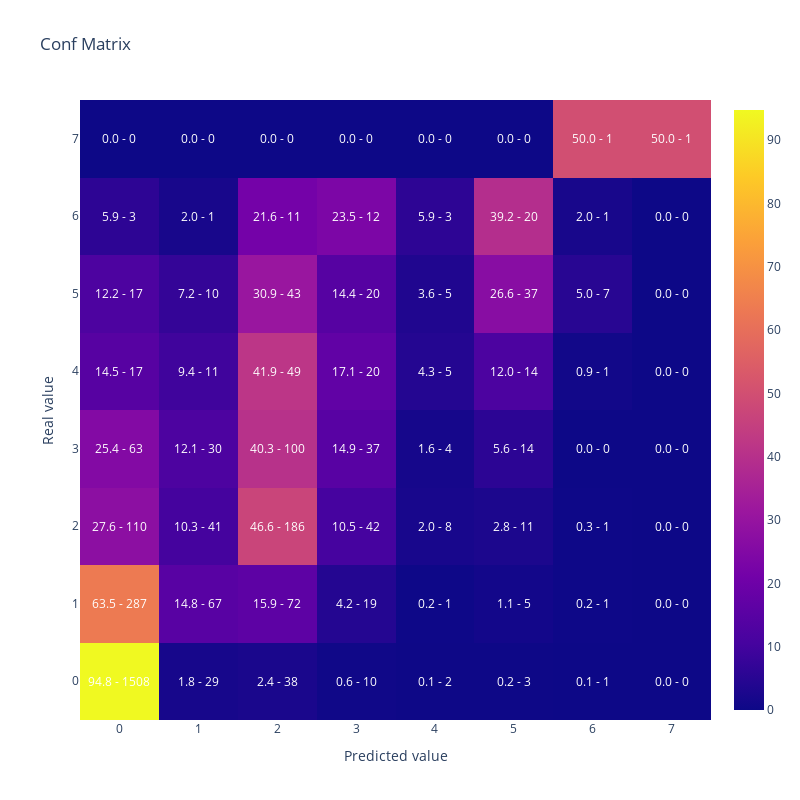

Notebook source saved alongside this figure:
### Code cell
#MAtriz de confusion y Kappa dfe OVA
y_pred = lgb_model.predict(X_test).argmax(axis=1)

display(plot_confusion_matrix(y_test,y_pred))

{'kappa':cohen_kappa_score(y_test,
                y_pred,
                weights = 'quadratic'),
 'accuracy':accuracy_score(y_test,y_pred),
 'balanced_accuracy':balanced_accuracy_score(y_test,y_pred)}

### Figure 1 — Plotly figure (JSON) as saved in the notebook; plotly's stock layout.template omitted (floating-point values rounded to 4 significant figures)
{"data": [{"type": "heatmap", "x": [0, 1, 2, 3, 4, 5, 6, 7], "y": [0, 1, 2, 3, 4, 5, 6, 7], "z": [[94.78, 1.823, 2.388, 0.6285, 0.1257, 0.1886, 0.06285, 0], [63.5, 14.82, 15.93, 4.204, 0.2212, 1.106, 0.2212, 0], [27.57, 10.28, 46.62, 10.53, 2.005, 2.757, 0.2506, 0], [25.4, 12.1, 40.32, 14.92, 1.613, 5.645, 0, 0], [14.53, 9.402, 41.88, 17.09, 4.274, 11.97, 0.8547, 0], [12.23, 7.194, 30.94, 14.39, 3.597, 26.62, 5.036, 0], [5.882, 1.961, 21.57, 23.53, 5.882, 39.22, 1.961, 0], [0, 0, 0, 0, 0, 0, 50, 50]]}], "layout": {"annotations": [{"font": {"color": "white"}, "showarrow": false, "text": "94.8 - 1508", "x": 0, "xref": "x", "y": 0, "yref": "y"}, {"font": {"color": "white"}, "showarrow": false, "text": "1.8 - 29", "x": 1, "xref": "x", "y": 0, "yref": "y"}, {"font": {"color": "white"}, "showarrow": false, "text": "2.4 - 38", "x": 2, "xref": "x", "y": 0, "yref": "y"}, {"font": {"color": "white"}, "showarrow": false, "text": "0.6 - 10", "x": 3, "xref": "x", "y": 0, "yref": "y"}, {"font": {"color": "white"}, "showarrow": false, "text": "0.1 - 2", "x": 4, "xref": "x", "y": 0, "yref": "y"}, {"font": {"color": "white"}, "showarrow": false, "text": "0.2 - 3", "x": 5, "xref": "x", "y": 0, "yref": "y"}, {"font": {"color": "white"}, "showarrow": false, "text": "0.1 - 1", "x": 6, "xref": "x", "y": 0, "yref": "y"}, {"font": {"color": "white"}, "showarrow": false, "text": "0.0 - 0", "x": 7, "xref": "x", "y": 0, "yref": "y"}, {"font": {"color": "white"}, "showarrow": false, "text": "63.5 - 287", "x": 0, "xref": "x", "y": 1, "yref": "y"}, {"font": {"color": "white"}, "showarrow": false, "text": "14.8 - 67", "x": 1, "xref": "x", "y": 1, "yref": "y"}, {"font": {"color": "white"}, "showarrow": false, "text": "15.9 - 72", "x": 2, "xref": "x", "y": 1, "yref": "y"}, {"font": {"color": "white"}, "showarrow": false, "text": "4.2 - 19", "x": 3, "xref": "x", "y": 1, "yref": "y"}, {"font": {"color": "white"}, "showarrow": false, "text": "0.2 - 1", "x": 4, "xref": "x", "y": 1, "yref": "y"}, {"font": {"color": "white"}, "showarrow": false, "text": "1.1 - 5", "x": 5, "xref": "x", "y": 1, "yref": "y"}, {"font": {"color": "white"}, "showarrow": false, "text": "0.2 - 1", "x": 6, "xref": "x", "y": 1, "yref": "y"}, {"font": {"color": "white"}, "showarrow": false, "text": "0.0 - 0", "x": 7, "xref": "x", "y": 1, "yref": "y"}, {"font": {"color": "white"}, "showarrow": false, "text": "27.6 - 110", "x": 0, "xref": "x", "y": 2, "yref": "y"}, {"font": {"color": "white"}, "showarrow": false, "text": "10.3 - 41", "x": 1, "xref": "x", "y": 2, "yref": "y"}, {"font": {"color": "white"}, "showarrow": false, "text": "46.6 - 186", "x": 2, "xref": "x", "y": 2, "yref": "y"}, {"font": {"color": "white"}, "showarrow": false, "text": "10.5 - 42", "x": 3, "xref": "x", "y": 2, "yref": "y"}, {"font": {"color": "white"}, "showarrow": false, "text": "2.0 - 8", "x": 4, "xref": "x", "y": 2, "yref": "y"}, {"font": {"color": "white"}, "showarrow": false, "text": "2.8 - 11", "x": 5, "xref": "x", "y": 2, "yref": "y"}, {"font": {"color": "white"}, "showarrow": false, "text": "0.3 - 1", "x": 6, "xref": "x", "y": 2, "yref": "y"}, {"font": {"color": "white"}, "showarrow": false, "text": "0.0 - 0", "x": 7, "xref": "x", "y": 2, "yref": "y"}, {"font": {"color": "white"}, "showarrow": false, "text": "25.4 - 63", "x": 0, "xref": "x", "y": 3, "yref": "y"}, {"font": {"color": "white"}, "showarrow": false, "text": "12.1 - 30", "x": 1, "xref": "x", "y": 3, "yref": "y"}, {"font": {"color": "white"}, "showarrow": false, "text": "40.3 - 100", "x": 2, "xref": "x", "y": 3, "yref": "y"}, {"font": {"color": "white"}, "showarrow": false, "text": "14.9 - 37", "x": 3, "xref": "x", "y": 3, "yref": "y"}, {"font": {"color": "white"}, "showarrow": false, "text": "1.6 - 4", "x": 4, "xref": "x", "y": 3, "yref": "y"}, {"font": {"color": "white"}, "showarrow": false, "text": "5.6 - 14", "x": 5, "xref": "x", "y": 3, "yref": "y"}, {"font": {"color": "white"}, "showarrow": false, "text": "0.0 - 0", "x": 6, "xref": "x", "y": 3, "yref": "y"}, {"font": {"color": "white"}, "showarrow": false, "text": "0.0 - 0", "x": 7, "xref": "x", "y": 3, "yref": "y"}, {"font": {"color": "white"}, "showarrow": false, "text": "14.5 - 17", "x": 0, "xref": "x", "y": 4, "yref": "y"}, {"font": {"color": "white"}, "showarrow": false, "text": "9.4 - 11", "x": 1, "xref": "x", "y": 4, "yref": "y"}, {"font": {"color": "white"}, "showarrow": false, "text": "41.9 - 49", "x": 2, "xref": "x", "y": 4, "yref": "y"}, {"font": {"color": "white"}, "showarrow": false, "text": "17.1 - 20", "x": 3, "xref": "x", "y": 4, "yref": "y"}, {"font": {"color": "white"}, "showarrow": false, "text": "4.3 - 5", "x": 4, "xref": "x", "y": 4, "yref": "y"}, {"font": {"color": "white"}, "showarrow": false, "text": "12.0 - 14", "x": 5, "xref": "x", "y": 4, "yref": "y"}, {"font": {"color": "white"}, "showarrow": false, "text": "0.9 - 1", "x": 6, "xref": "x", "y": 4, "yref": "y"}, {"font": {"color": "white"}, "showarrow": false, "text": "0.0 - 0", "x": 7, "xref": "x", "y": 4, "yref": "y"}, {"font": {"color": "white"}, "showarrow": false, "text": "12.2 - 17", "x": 0, "xref": "x", "y": 5, "yref": "y"}, {"font": {"color": "white"}, "showarrow": false, "text": "7.2 - 10", "x": 1, "xref": "x", "y": 5, "yref": "y"}, {"font": {"color": "white"}, "showarrow": false, "text": "30.9 - 43", "x": 2, "xref": "x", "y": 5, "yref": "y"}, {"font": {"color": "white"}, "showarrow": false, "text": "14.4 - 20", "x": 3, "xref": "x", "y": 5, "yref": "y"}, {"font": {"color": "white"}, "showarrow": false, "text": "3.6 - 5", "x": 4, "xref": "x", "y": 5, "yref": "y"}, {"font": {"color": "white"}, "showarrow": false, "text": "26.6 - 37", "x": 5, "xref": "x", "y": 5, "yref": "y"}, {"font": {"color": "white"}, "showarrow": false, "text": "5.0 - 7", "x": 6, "xref": "x", "y": 5, "yref": "y"}, {"font": {"color": "white"}, "showarrow": false, "text": "0.0 - 0", "x": 7, "xref": "x", "y": 5, "yref": "y"}, {"font": {"color": "white"}, "showarrow": false, "text": "5.9 - 3", "x": 0, "xref": "x", "y": 6, "yref": "y"}, {"font": {"color": "white"}, "showarrow": false, "text": "2.0 - 1", "x": 1, "xref": "x", "y": 6, "yref": "y"}, {"font": {"color": "white"}, "showarrow": false, "text": "21.6 - 11", "x": 2, "xref": "x", "y": 6, "yref": "y"}, {"font": {"color": "white"}, "showarrow": false, "text": "23.5 - 12", "x": 3, "xref": "x", "y": 6, "yref": "y"}, {"font": {"color": "white"}, "showarrow": false, "text": "5.9 - 3", "x": 4, "xref": "x", "y": 6, "yref": "y"}, {"font": {"color": "white"}, "showarrow": false, "text": "39.2 - 20", "x": 5, "xref": "x", "y": 6, "yref": "y"}, {"font": {"color": "white"}, "showarrow": false, "text": "2.0 - 1", "x": 6, "xref": "x", "y": 6, "yref": "y"}, {"font": {"color": "white"}, "showarrow": false, "text": "0.0 - 0", "x": 7, "xref": "x", "y": 6, "yref": "y"}, {"font": {"color": "white"}, "showarrow": false, "text": "0.0 - 0", "x": 0, "xref": "x", "y": 7, "yref": "y"}, {"font": {"color": "white"}, "showarrow": false, "text": "0.0 - 0", "x": 1, "xref": "x", "y": 7, "yref": "y"}, {"font": {"color": "white"}, "showarrow": false, "text": "0.0 - 0", "x": 2, "xref": "x", "y": 7, "yref": "y"}, {"font": {"color": "white"}, "showarrow": false, "text": "0.0 - 0", "x": 3, "xref": "x", "y": 7, "yref": "y"}, {"font": {"color": "white"}, "showarrow": false, "text": "0.0 - 0", "x": 4, "xref": "x", "y": 7, "yref": "y"}, {"font": {"color": "white"}, "showarrow": false, "text": "0.0 - 0", "x": 5, "xref": "x", "y": 7, "yref": "y"}, {"font": {"color": "white"}, "showarrow": false, "text": "50.0 - 1", "x": 6, "xref": "x", "y": 7, "yref": "y"}, {"font": {"color": "white"}, "showarrow": false, "text": "50.0 - 1", "x": 7, "xref": "x", "y": 7, "yref": "y"}], "height": 800, "title": {"text": "Conf Matrix"}, "width": 800, "xaxis": {"title": {"text": "Predicted value"}}, "yaxis": {"title": {"text": "Real value"}}}}
